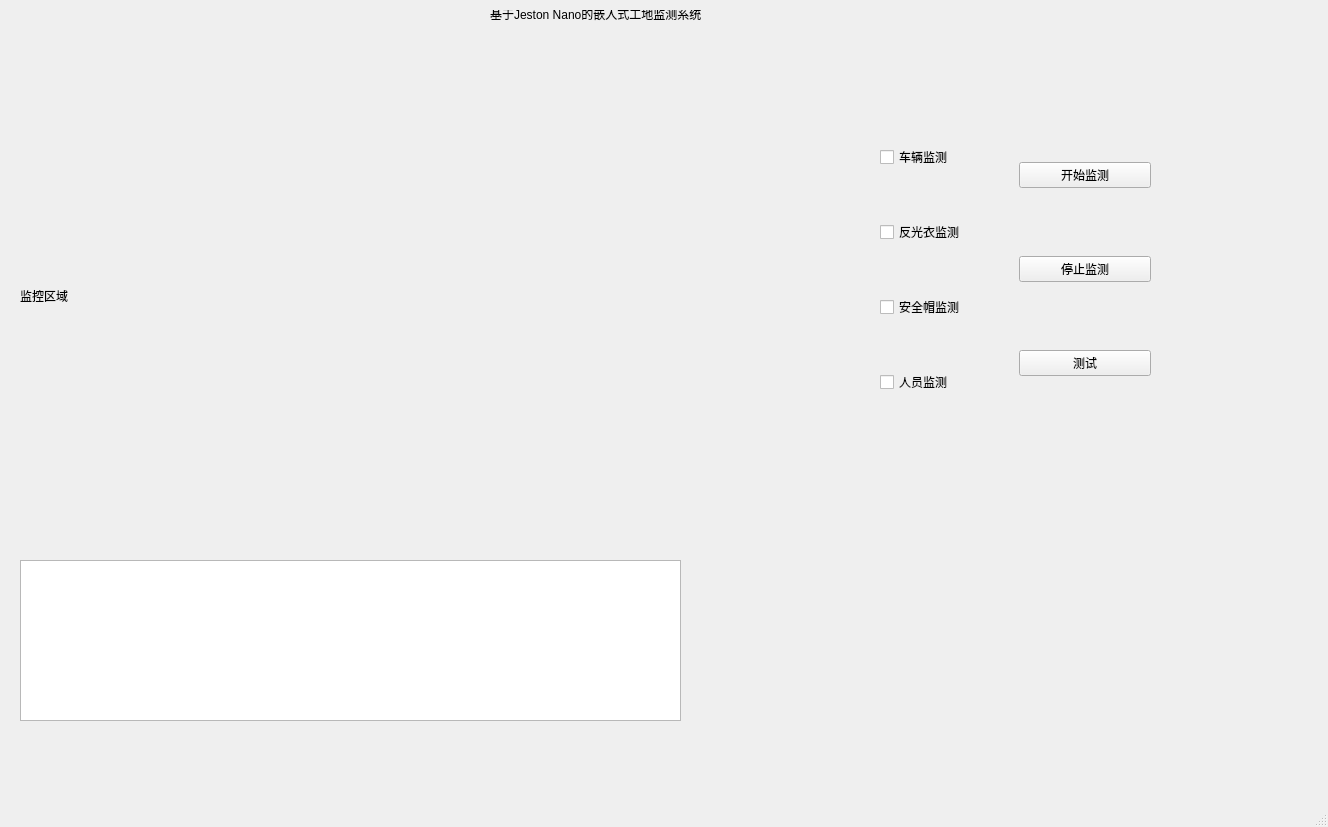
<?xml version="1.0" encoding="UTF-8"?>
<ui version="4.0">
 <class>mainWindow</class>
 <widget class="QMainWindow" name="mainWindow">
  <property name="geometry">
   <rect>
    <x>0</x>
    <y>0</y>
    <width>1328</width>
    <height>827</height>
   </rect>
  </property>
  <property name="windowTitle">
   <string>基于Jeston Nano的嵌入式工地监测系统</string>
  </property>
  <widget class="QWidget" name="centralwidget">
   <widget class="QLabel" name="label">
    <property name="geometry">
     <rect>
      <x>490</x>
      <y>10</y>
      <width>361</width>
      <height>21</height>
     </rect>
    </property>
    <property name="text">
     <string>基于Jeston Nano的嵌入式工地监测系统
</string>
    </property>
   </widget>
   <widget class="QWidget" name="widget" native="true">
    <property name="geometry">
     <rect>
      <x>880</x>
      <y>100</y>
      <width>271</width>
      <height>341</height>
     </rect>
    </property>
    <layout class="QHBoxLayout" name="horizontalLayout">
     <item>
      <layout class="QVBoxLayout" name="verticalLayout">
       <item>
        <widget class="QCheckBox" name="checkBox_Vegicle">
         <property name="text">
          <string>车辆监测</string>
         </property>
        </widget>
       </item>
       <item>
        <widget class="QCheckBox" name="checkBox_Clothes">
         <property name="text">
          <string>反光衣监测</string>
         </property>
        </widget>
       </item>
       <item>
        <widget class="QCheckBox" name="checkBox_Hat">
         <property name="text">
          <string>安全帽监测</string>
         </property>
        </widget>
       </item>
       <item>
        <widget class="QCheckBox" name="checkBox_Person">
         <property name="text">
          <string>人员监测</string>
         </property>
        </widget>
       </item>
      </layout>
     </item>
     <item>
      <layout class="QVBoxLayout" name="verticalLayout_2">
       <item>
        <widget class="QPushButton" name="pushButton_Start">
         <property name="text">
          <string>开始监测</string>
         </property>
        </widget>
       </item>
       <item>
        <widget class="QPushButton" name="pushButton_Stop">
         <property name="text">
          <string>停止监测</string>
         </property>
        </widget>
       </item>
       <item>
        <widget class="QPushButton" name="pushButton_Test">
         <property name="text">
          <string>测试</string>
         </property>
        </widget>
       </item>
      </layout>
     </item>
    </layout>
   </widget>
   <widget class="QLabel" name="label_Display">
    <property name="geometry">
     <rect>
      <x>20</x>
      <y>80</y>
      <width>631</width>
      <height>431</height>
     </rect>
    </property>
    <property name="frameShadow">
     <enum>QFrame::Plain</enum>
    </property>
    <property name="text">
     <string>监控区域</string>
    </property>
    <property name="margin">
     <number>1</number>
    </property>
   </widget>
   <widget class="QPlainTextEdit" name="plainTextEdit">
    <property name="geometry">
     <rect>
      <x>20</x>
      <y>560</y>
      <width>661</width>
      <height>161</height>
     </rect>
    </property>
   </widget>
  </widget>
  <widget class="QMenuBar" name="menubar">
   <property name="geometry">
    <rect>
     <x>0</x>
     <y>0</y>
     <width>1328</width>
     <height>35</height>
    </rect>
   </property>
  </widget>
  <widget class="QStatusBar" name="statusbar"/>
 </widget>
 <resources/>
 <connections/>
</ui>
